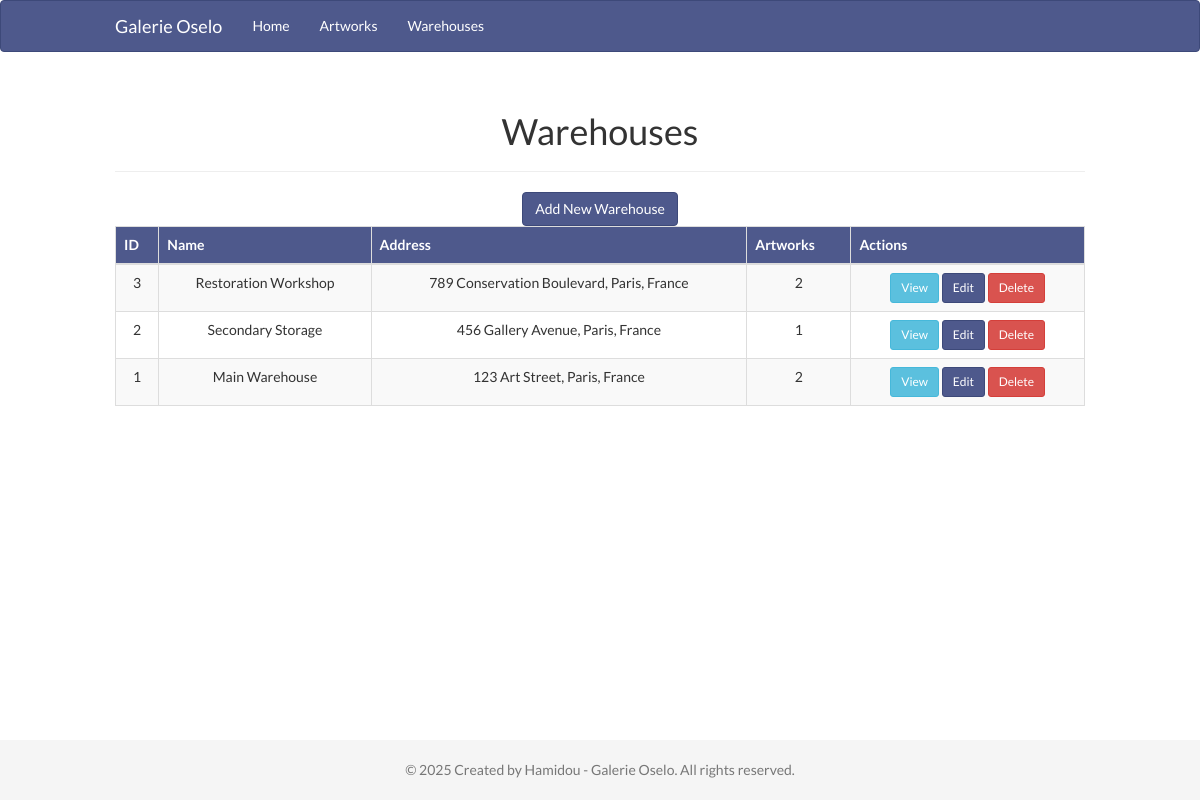
Page /views/warehouses/index.php on the committed database.
### tables this page shows
CREATE TABLE warehouses (
    id INT AUTO_INCREMENT PRIMARY KEY,
    name VARCHAR(255) NOT NULL,
    address TEXT,
    created_at TIMESTAMP DEFAULT CURRENT_TIMESTAMP,
    updated_at TIMESTAMP DEFAULT CURRENT_TIMESTAMP ON UPDATE CURRENT_TIMESTAMP
);

### config/database.php (called while the page is built, shortened)
<?php
class Database {
    private $host = "localhost";
    private $db_name = "galerie_oselo";
    private $username = "root";
    private $password = "";
    public function getConnection() {
        $this->conn = null;
        try {
            $this->conn = new PDO("mysql:host=" . $this->host . ";dbname=" . $this->db_name, $this->username, $this->password);
            $this->conn->setAttribute(PDO::ATTR_ERRMODE, PDO::ERRMODE_EXCEPTION);
            $this->conn->exec("set names utf8");
        } catch(PDOException $exception) {
            echo "Connection error: " . $exception->getMessage();
        }
        return $this->conn;
    }
}
?>

### models/Warehouse.php (called while the page is built, shortened)
<?php
class Warehouse {
    private $conn;
    private $table_name = "warehouses";
    public function __construct($db) {
        $this->conn = $db;
    }
    public function readAll() {
        $query = "SELECT w.id, w.name, w.address, w.created_at, w.updated_at,
                  COUNT(a.id) as artwork_count
                  FROM " . $this->table_name . " w
                  LEFT JOIN artworks a ON w.id = a.warehouse_id
                  GROUP BY w.id
                  ORDER BY w.id DESC";
        $stmt = $this->conn->prepare($query);
        $stmt->execute();
        return $stmt;
    }
}
?>

### views/warehouses/index.php (called while the page is built)
<?php
include_once '../../controllers/WarehouseController.php';
$controller = new WarehouseController();
$controller->index();
?>

### controllers/WarehouseController.php (the view, shortened to what this page needs)
<?php
include_once '../../config/database.php';
include_once '../../models/Warehouse.php';
class WarehouseController {
    private $warehouse;
    public function __construct() {
        $database = new Database();
        $this->db = $database->getConnection();
        $this->warehouse = new Warehouse($this->db);
    }
    public function index() {
        $stmt = $this->warehouse->readAll();
        $num = $stmt->rowCount();
        include_once '../../includes/header.php';
        if($num > 0) {
            echo "<div class='container'>";
            echo "<div class='row'>";
            echo "<div class='col-md-12'>";
            echo "<div class='page-header'>";
            echo "<h1>Warehouses</h1>";
            echo "</div>";
            echo "<a href='create.php' class='btn btn-primary mb-3'>Add New Warehouse</a>";
            echo "<div class='table-responsive'>";
            echo "<table class='table table-striped table-bordered'>";
            echo "<thead>";
            echo "<tr>";
            echo "<th>ID</th>";
            echo "<th>Name</th>";
            echo "<th>Address</th>";
            echo "<th>Artworks</th>";
            echo "<th>Actions</th>";
            echo "</tr>";
            echo "</thead>";
            echo "<tbody>";
            while($row = $stmt->fetch(PDO::FETCH_ASSOC)) {
                extract($row);
                echo "<tr>";
                echo "<td>{$id}</td>";
                echo "<td>{$name}</td>";
                echo "<td>{$address}</td>";
                echo "<td>{$artwork_count}</td>";
                echo "<td>";
                echo "<a href='show.php?id={$id}' class='btn btn-info btn-sm'>View</a> ";
                echo "<a href='edit.php?id={$id}' class='btn btn-primary btn-sm'>Edit</a> ";
                echo "<a href='#' onclick='deleteWarehouse({$id})' class='btn btn-danger btn-sm'>Delete</a>";
                echo "</td>";
                echo "</tr>";
            }
            echo "</tbody>";
            echo "</table>";
            echo "</div>";
            echo "</div>";
            echo "</div>";
            echo "</div>";
        }
        $output = ob_get_clean();
        echo $output;
        include_once '../../includes/footer.php';
    }
}
?>

### assets/css/style.css (style rules this page uses)
body { font-family: 'Lato', sans-serif; background-color: #FFFFFF; color: #333333; padding-bottom: 0px; margin: 0; padding-top: 0px; padding-bottom: 70px; text-align: center; }
.btn-primary { background-color: #4E598C; border-color: #3D4979; }
.table > thead > tr > th { background-color: #4E598C; color: #FFFFFF; }

### assets/css/responsive.css (style rules this page uses)
@media (min-width: 1200px) { .container { padding: 0 100px; } }

### rows in the picture
warehouses: id "3", name "Restoration Workshop", address "789 Conservation Boulevard, Paris, France", artwork_count "2"
warehouses: id "2", name "Secondary Storage", address "456 Gallery Avenue, Paris, France", artwork_count "1"
warehouses: id "1", name "Main Warehouse", address "123 Art Street, Paris, France", artwork_count "2"
